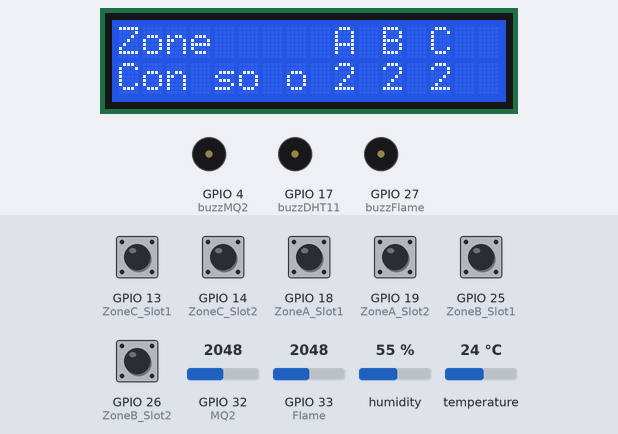
The sketch below on a simulated ESP32. Parts: 16×2 character LCD, buzzer (waves = sounding, pin HIGH). Inputs (shaded band) come from the test bench; at power-on: GPIO 13 (ZoneC_Slot1), GPIO 14 (ZoneC_Slot2), GPIO 18 (ZoneA_Slot1), GPIO 19 (ZoneA_Slot2), GPIO 25 (ZoneB_Slot1), GPIO 26 (ZoneB_Slot2) HIGH, temperature 24 °C, GPIO 32 (MQ2) = 2048, GPIO 33 (Flame) = 2048, humidity 55 %. WiFi joins after 1.5 s; servers stay silent unless stated; what the sketch prints to the serial monitor is not drawn.

Above: at 2.7 s.
2.8 s: temperature set to 39 °C
9.2 s: temperature set to 42 °C
At 14.4 s:
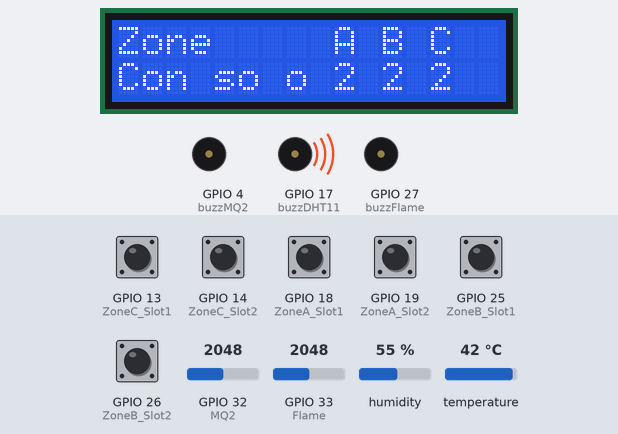
14.9 s: GPIO 32 (MQ2) set to 2232
19.2 s: GPIO 32 (MQ2) set to 2349
At 22.9 s:
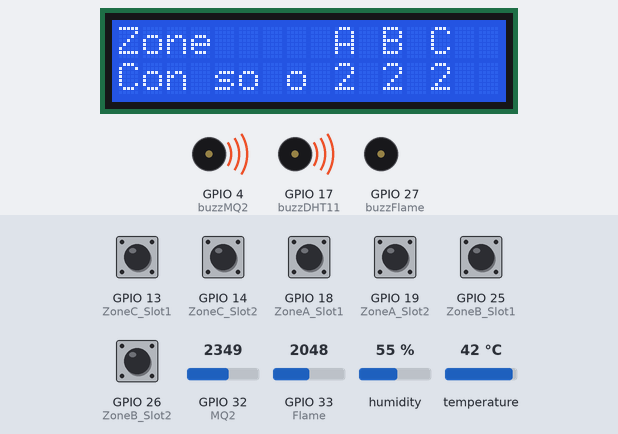
23.8 s: GPIO 33 (Flame) set to 1904
28.3 s: GPIO 33 (Flame) set to 1773
At 32.7 s:
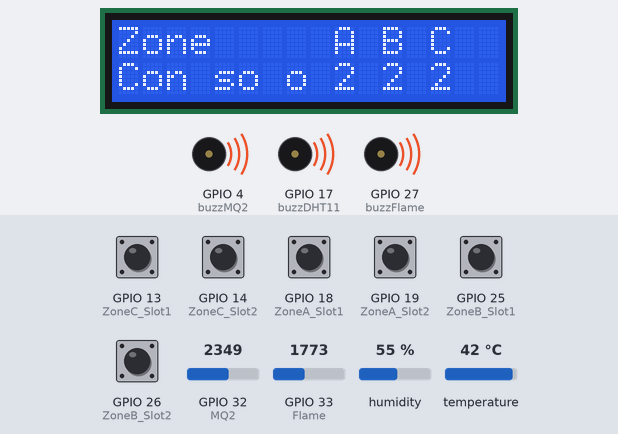
Timing chart, 0 to 34.0 s (numbered marks = the images above; inputs shaded):
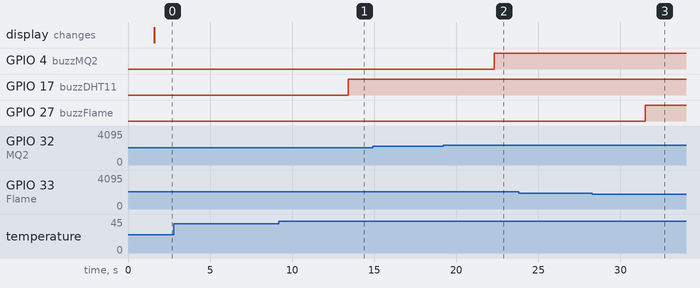

Measured:
- the behaviour switches between 40 and 41 °C on temperature (found by bisection; images 0 and 1)
- the behaviour switches between 2293 and 2294 on GPIO 32 (MQ2) (found by bisection; images 1 and 2)
- the behaviour switches between 1843 and 1842 on GPIO 33 (Flame) (found by bisection; images 2 and 3)
- after the input at 9.2 s, GPIO 17 (buzzDHT11): LOW → HIGH after 4.2 s
- after the input at 19.2 s, GPIO 4 (buzzMQ2): LOW → HIGH after 3.1 s
- after the input at 28.3 s, GPIO 27 (buzzFlame): LOW → HIGH after 3.2 s

The sketch:

MonitorBlock.ino
```cpp
#include <WiFi.h>
#include <FirebaseESP32.h>
#include <LiquidCrystal_I2C.h>
#include <DHT.h>
#include <SimpleTimer.h>

#define FIREBASE_HOST ""
#define FIREBASE_AUTH ""
#define WIFI_SSID ""
#define WIFI_PASSWORD ""

// Firebase
FirebaseData firebaseData; //Declare the Firebase Data object in the global scope
FirebaseAuth auth; //Define the FirebaseAuth data for authentication data
FirebaseConfig config; //Define the FirebaseConfig data for config data
String path = "/";

// LCD1602
/* SDA - GPIO21 - SCL - GPIO22 */
int lcdColumns = 16;
int lcdRows = 2;
LiquidCrystal_I2C lcd(0x27, lcdColumns, lcdRows);

// DHT11 sensor
#define DHTPIN 23
DHT dht(DHTPIN, DHT11);
#define buzzDHT11 17
// MQ2 sensor
#define MQ2 32
#define buzzMQ2 4
// Flame Sensor
#define Flame 33
#define buzzFlame 27
// IR Sensor
#define ZoneA_Slot1 18
#define ZoneA_Slot2 19
#define ZoneB_Slot1 25
#define ZoneB_Slot2 26
#define ZoneC_Slot1 13
#define ZoneC_Slot2 14

int A_1 = 0, A_2 = 0, B_1 = 0, B_2 = 0, C_1 = 0, C_2 = 0;
int prev_zoneA = -1, prev_zoneB = -1, prev_zoneC = -1;
int zoneA = A_1 + A_2, zoneB = B_1 + B_2, zoneC = C_1 + C_2;

SimpleTimer timer;

// Hành động khi vượt ngưỡng trong 3s
unsigned long thresholdTimeMQ2 = 3000;
unsigned long startTimeMQ2 = 0;
bool timerStartedMQ2 = false;

unsigned long thresholdTimeFlame = 3000;
unsigned long startTimeFlame = 0;
bool timerStartedFlame = false;

unsigned long thresholdTimeDHT11 = 3000;
unsigned long startTimeDHT11 = 0;
bool timerStartedDHT11 = false;

void readIRSensor(){
  A_1 = 0, A_2 = 0, B_1 = 0, B_2 = 0, C_1 = 0, C_2 = 0;
  //Đọc cảm biến giá trị bằng 1 thì là A = 0 do không có vật cản, bằng 0 thì A = 1 tức là có vật cản
  if(digitalRead(ZoneA_Slot1) == 0) {A_1=1;}
  if(digitalRead(ZoneA_Slot2) == 0) {A_2=1;}
  if(digitalRead(ZoneB_Slot1) == 0) {B_1=1;}
  if(digitalRead(ZoneB_Slot2) == 0) {B_2=1;}
  if(digitalRead(ZoneC_Slot1) == 0) {C_1=1;}
  if(digitalRead(ZoneC_Slot2) == 0) {C_2=1;}
}
void displayLCDandSendAllDataToFirebase(){
  unsigned long startSend1 = millis();
  readIRSensor();
  /*Zone A*/
  int zoneA = A_1 + A_2;
  if(zoneA != prev_zoneA){
    prev_zoneA = zoneA;
    lcd.setCursor(9, 1);
    lcd.print(2 - zoneA);
    Serial.print("Zone A: ");
    Serial.println(2 - zoneA);
    Firebase.setInt(firebaseData, path + "/Monitor/Parking Status/ZoneA", 2 - zoneA);
  }
  /*Zone B*/
  int zoneB = B_1 + B_2;
  if(zoneB != prev_zoneB){
    prev_zoneB = zoneB;
    lcd.setCursor(11, 1);
    lcd.print(2 - zoneB);
    Serial.print("Zone B: ");
    Serial.println(2 - zoneB);
    Firebase.setInt(firebaseData, path + "/Monitor/Parking Status/ZoneB", 2 - zoneB);
  }
  /*Zone C*/
  int zoneC = C_1 + C_2;
  if(zoneC != prev_zoneC){
    prev_zoneC = zoneC;
    lcd.setCursor(13, 1);
    lcd.print(2 - zoneC);
    Serial.print("Zone C: ");
    Serial.println(2 - zoneC);
    Firebase.setInt(firebaseData, path + "/Monitor/Parking Status/ZoneC", 2 - zoneC);
  }
  // Gửi dữ liệu cảm biến lên Firebase
  int MQ2Sensor = analogRead(MQ2);
  int MQ2Percent = map(MQ2Sensor, 0, 4095, 0, 100);
  int flameSensor = analogRead(Flame);
  int flamePercent = map(flameSensor, 0, 4095, 100, 0);
  float temp = dht.readTemperature();
  unsigned long startSend2 = millis();
  Firebase.setInt(firebaseData, "/Monitor/MQ2Sensor/Value", MQ2Percent);
  Firebase.setInt(firebaseData, "/Monitor/FlameSensor/Value", flamePercent);
  Firebase.setFloat(firebaseData, "/Monitor/DHT11/Temperature", temp);
  unsigned long endSend = millis();
  Serial.print("Time to send data cả hàm to Firebase: ");
  Serial.println(endSend - startSend1);
  Serial.print("Time to send data 3 cảm biến to Firebase: ");
  Serial.println(endSend - startSend2);
  Serial.println("Data sent to Firebase");
}
void checkSensors(){
  int MQ2Sensor = analogRead(MQ2);
  int MQ2Percent = map(MQ2Sensor, 0, 4095, 0, 100);
  int flameSensor = analogRead(Flame);
  int flamePercent = map(flameSensor, 0, 4095, 100, 0);
  float temp = dht.readTemperature();
  Serial.print("MQ2 Value Lần 1: ");
  Serial.println(MQ2Percent);
  Serial.print("Flame Value Lần 1: ");
  Serial.println(flamePercent);
  Serial.print("Temperature Lần 1: ");
  Serial.println(temp);
  Serial.println();
  if(MQ2Percent > 55){
    if (!timerStartedMQ2) {
      // Start the timer
      startTimeMQ2 = millis();
      Serial.print("startTimeMQ2 lần đầu: "); Serial.println(startTimeMQ2);
      timerStartedMQ2 = true;
    } else {
    // Check if 3 seconds have passed
      if (millis() - startTimeMQ2 >= thresholdTimeMQ2) {
        Serial.print("startTimeMQ2 lần hai (để xem có giống lần một không): "); Serial.println(startTimeMQ2);
        Serial.print("Giá trị thời gian khi bật còi: ");
        Serial.println(millis() - startTimeMQ2);
        Serial.println("Fire detected in Zone C for 3 seconds");
        // Firebase.setInt(firebaseData, "/Monitor/IsFlame/ZoneC", 1);
        digitalWrite(buzzMQ2, HIGH); // Buzzer on
        Serial.print("MQ2 Value Detected: ");
        Serial.println(MQ2Percent);
        Serial.println();
      } else {
        Serial.print("startTimeMQ2 lần ba (để xem có giống lần một không): "); Serial.println(startTimeMQ2);
        Serial.print("Gía trị thời gian đang đếm: ");
        Serial.println(millis() - startTimeMQ2);
        Serial.println("Fire detected in zone C, timer running");
        Serial.print("MQ2 Value Timer Running: ");
        Serial.println(MQ2Percent);
        Serial.println();
      }
    }
  } else {
    // Reset the timer if the threshold is not met
    timerStartedMQ2 = false;
    Serial.println("No Fire in Zone C");
    // Firebase.setInt(firebaseData, "/Monitor/IsFlame/ZoneC", 0);
    digitalWrite(buzzMQ2, LOW); // Buzzer off
    Serial.print("MQ2 Value No Fire: ");
    Serial.println(MQ2Percent);
    Serial.println();
  }

  if(flamePercent > 55){
    if (!timerStartedFlame) {
      // Start the timer
      startTimeFlame = millis();
      Serial.print("startTimeFlame lần đầu: "); Serial.println(startTimeFlame);
      timerStartedFlame = true;
    } else {
    // Check if 3 seconds have passed
      if (millis() - startTimeFlame >= thresholdTimeFlame) {
        Serial.print("startTimeFlame lần hai (để xem có giống lần một không): "); Serial.println(startTimeFlame);
        Serial.print("Giá trị thời gian khi bật còi: ");
        Serial.println(millis() - startTimeFlame);
        Serial.println("Fire detected in Zone B for 3 seconds");
        // Firebase.setInt(firebaseData, "/Monitor/IsFlame/ZoneB", 1);
        digitalWrite(buzzFlame, HIGH); // Buzzer on
        Serial.print("Flame Sensor Detected: ");
        Serial.println(flamePercent);
        Serial.println();
      } else {
        Serial.print("startTimeFlame lần ba (để xem có giống lần một không): "); Serial.println(startTimeFlame);
        Serial.print("Gía trị thời gian đang đếm: ");
        Serial.println(millis() - startTimeFlame);
        Serial.println("Fire detected in zone B, timer running");
        Serial.print("Flame Sensor Timer Running: ");
        Serial.println(flamePercent);
        Serial.println();
      }
    }
  } else {
    // Reset the timer if the threshold is not met
    timerStartedFlame = false;
    Serial.println("No Fire in Zone B");
    // Firebase.setInt(firebaseData, "/Monitor/IsFlame/ZoneB", 0);
    digitalWrite(buzzFlame, LOW); // Buzzer off
    Serial.print("Flame Sensor No Fire: ");
    Serial.println(flamePercent);
    Serial.println();
  }
  // DHT11
  if(temp > 40){
    if (!timerStartedDHT11) {
      // Start the timer
      startTimeDHT11 = millis();
      Serial.print("startTimeDHT11 lần đầu: "); Serial.println(startTimeDHT11);
      timerStartedDHT11 = true;
    } else {
    // Check if 3 seconds have passed
      if (millis() - startTimeDHT11 >= thresholdTimeDHT11) {
        Serial.print("startTimeDHT11 lần hai (để xem có giống lần một không): "); Serial.println(startTimeDHT11);
        Serial.print("Giá trị thời gian khi bật còi: ");
        Serial.println(millis() - startTimeDHT11);
        Serial.println("Fire detected in Zone A for 3 seconds");
        // Firebase.setInt(firebaseData, "/Monitor/IsFlame/ZoneA", 1);
        digitalWrite(buzzDHT11, HIGH); // Buzzer on
        Serial.print("Temperature Detected: ");
        Serial.print(temp);
        Serial.println("*C ");
        Serial.println();
      } else {
        Serial.print("startTimeDHT11 lần ba (để xem có giống lần một không): "); Serial.println(startTimeDHT11);
        Serial.print("Gía trị thời gian đang đếm: ");
        Serial.println(millis() - startTimeDHT11);
        Serial.println("Fire detected in zone A, timer running");
        Serial.print("Temperature Timer Running: ");
        Serial.print(temp);
        Serial.println("*C ");
        Serial.println();
      }
    }
  } else {
    // Reset the timer if the threshold is not met
    timerStartedDHT11 = false;
    Serial.println("No Fire in Zone A");
    // Firebase.setInt(firebaseData, "/Monitor/IsFlame/ZoneA", 0);
    digitalWrite(buzzDHT11, LOW); // Buzzer off
    Serial.print("Temperature No Fire: ");
    Serial.print(temp);
    Serial.println("*C ");
    Serial.println();
  }
}
void setup(){
  Serial.begin(115200);
  dht.begin();
  lcd.init();
  lcd.backlight();

  //Kết nối Wifi
  WiFi.begin(WIFI_SSID, WIFI_PASSWORD);
  Serial.print("Connecting to ");
  Serial.print(WIFI_SSID);
  while (WiFi.status() != WL_CONNECTED) {
    Serial.print(".");
    delay(500);
  }
  Serial.println();
  Serial.print("Connected to ");
  Serial.println(WIFI_SSID);
  Serial.print("IP Address is : ");
  Serial.println(WiFi.localIP()); //in local IP address
  Serial.println();

  //Kết nối Firebase
  config.database_url = FIREBASE_HOST;
  config.signer.tokens.legacy_token = FIREBASE_AUTH;
  Firebase.begin(&config, &auth);
  Firebase.reconnectWiFi(true); //khi thiết bị ngắt kết nối thì hàm này giúp Firebase tự động kết nối Wifi với ESP32

  /* Khởi tạo */
  //Khởi tạo cho IR Sensor
  pinMode(ZoneA_Slot1, INPUT);
  pinMode(ZoneA_Slot2, INPUT);
  pinMode(ZoneB_Slot1, INPUT);
  pinMode(ZoneB_Slot2, INPUT);
  pinMode(ZoneC_Slot1, INPUT);
  pinMode(ZoneC_Slot2, INPUT);
  //Khởi tạo cho DHT11
  pinMode(buzzDHT11, OUTPUT);
  //Khởi tạo cho MQ2 Sensor
  pinMode(MQ2, INPUT);
  pinMode(buzzMQ2, OUTPUT);
  //Khởi tạo cho Flame Sensor
  pinMode(Flame, INPUT);
  pinMode(buzzFlame, OUTPUT);

  // In chữ Zone và các ký tự A, B, C lên màn hình LCD
  lcd.setCursor(0, 0);
  lcd.print("Zone");
  lcd.setCursor(9, 0);
  lcd.print("A B C");
  lcd.setCursor(0, 1);
  lcd.print("Con so o");
  lcd.setCursor(9, 1);
  lcd.print("2");
  lcd.setCursor(11, 1);
  lcd.print("2");
  lcd.setCursor(13, 1);
  lcd.print("2");
  timer.setInterval(2000, displayLCDandSendAllDataToFirebase);
  timer.setInterval(100, checkSensors);
}

void loop(){
  timer.run();
}
```
